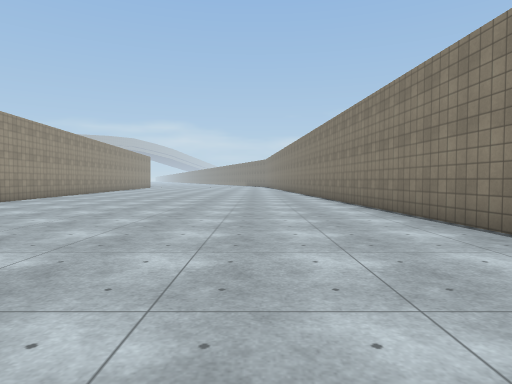
View 1 (above)

18 first-person views from a walk through a 3-D level made in the Unity game engine. The camera is 1.2 m above the floor, tilts 2° down and sees 75° across. The floor is counted in squares, 2 m on a side. Each view is taken from the middle of a square. On the plan, view 1 faces up. The plan holds only what a view shows up to about 10 squares ahead; the rest is blank. The place goes on beyond the plan. The player character is not drawn. Surface patterns are stand-ins for the level's own textures.

View 2
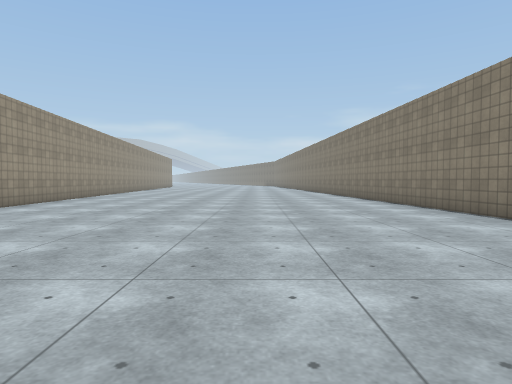

View 3
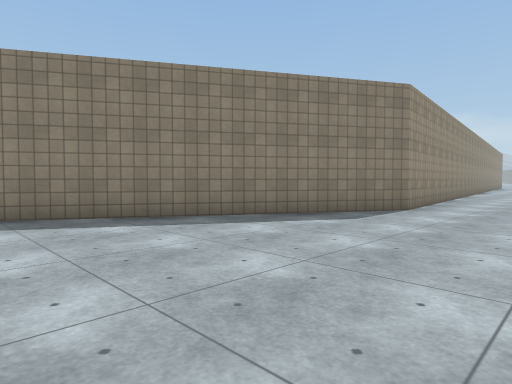

View 4
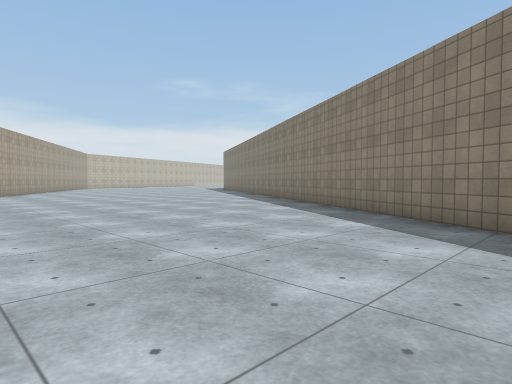

View 5
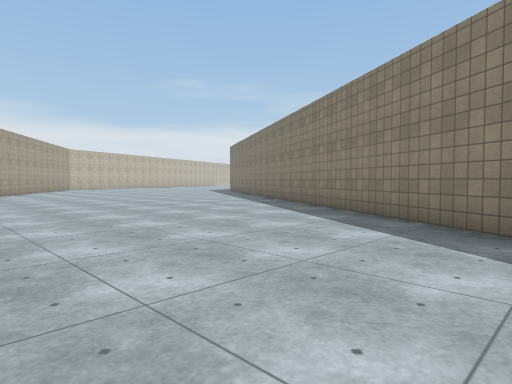

View 6
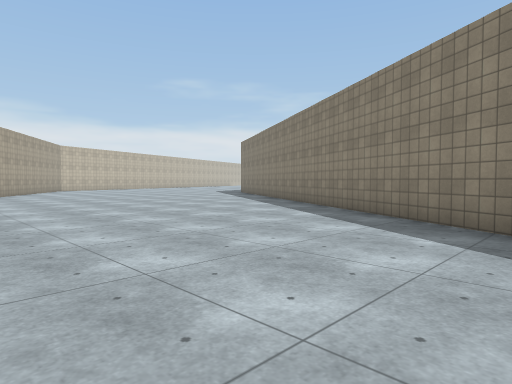

View 7
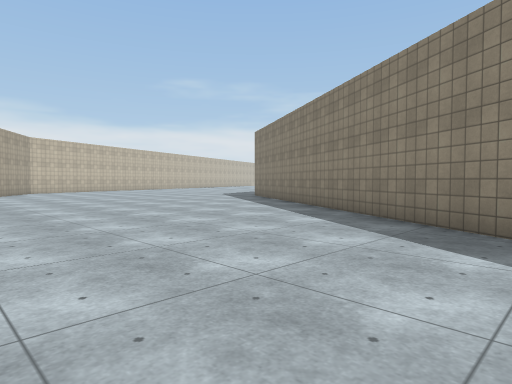

View 8
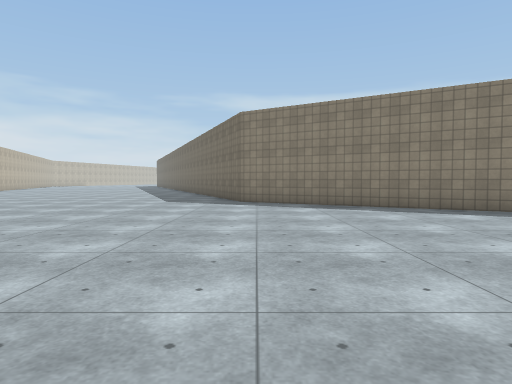

View 9
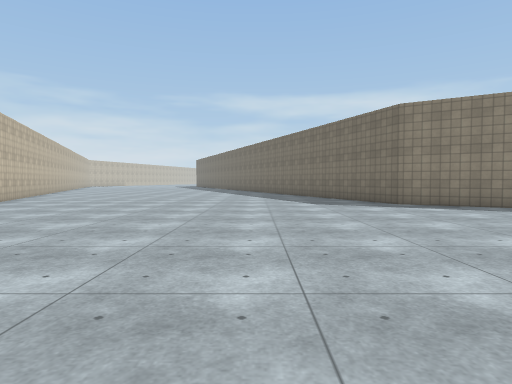

View 10
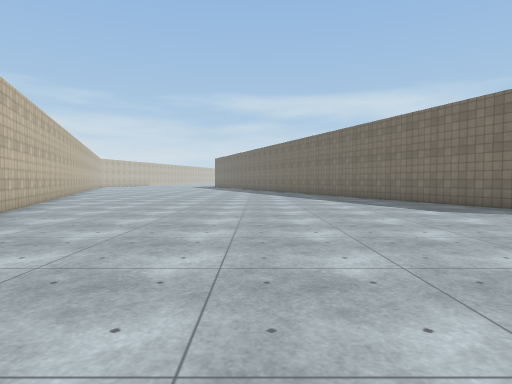

View 11
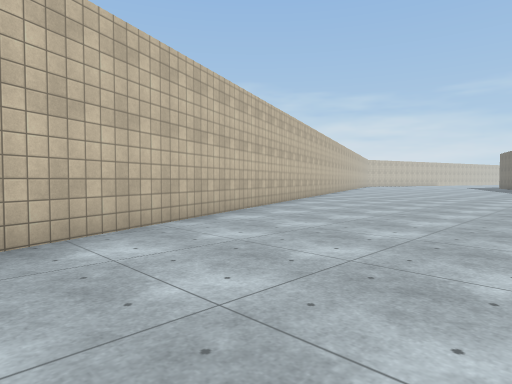

View 12
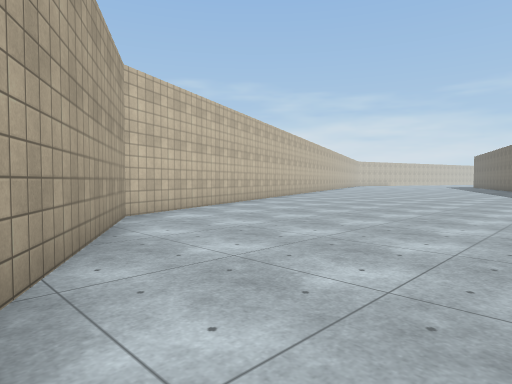

View 13
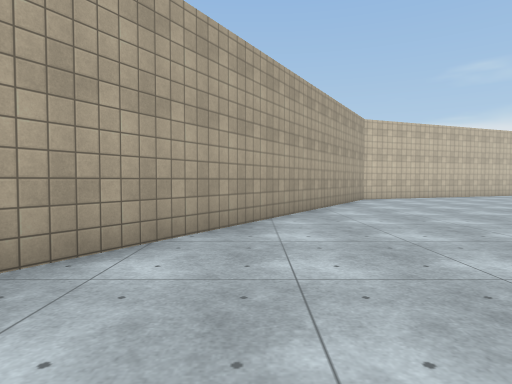

View 14
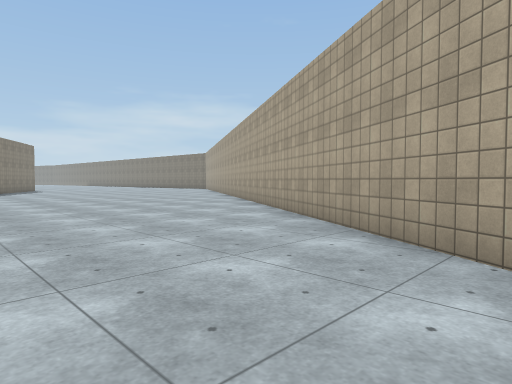

View 15
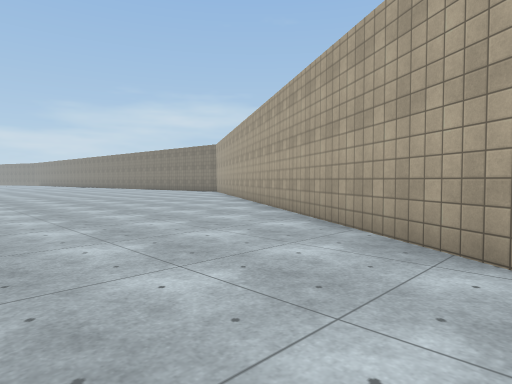

View 16
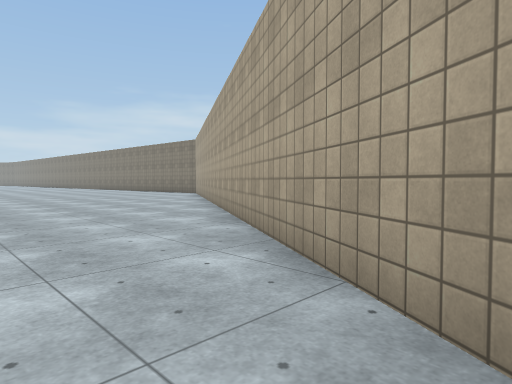

View 17
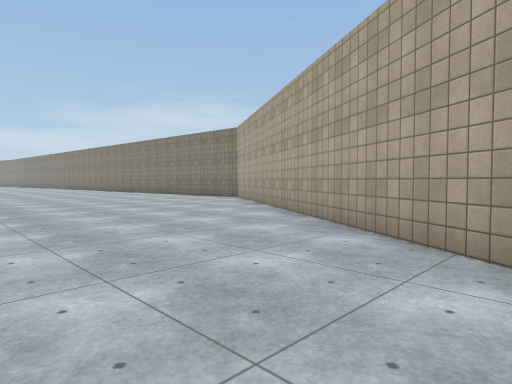

View 18
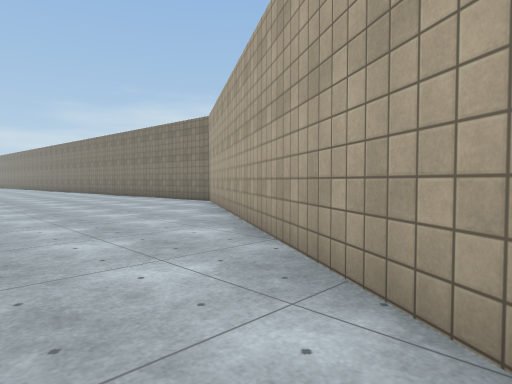

### Floor plan
Points are (right, up) in squares from view 1. A wall is a line through its corners. A room is listed if a view was taken in it or the views show most of it. See-through windows are left out.
Room 1 (views 1, 2, 3, 4, 5, 6, 7, 8, 9, 10, 11, 12, 13, 14, 15, 16, 17, 18)
walls: (-7.1, 10.1) (-6.6, 3.9) (-18.4, -16.4) (-22, -17.9); (-22, -28.1) (-12.4, -24.4) (3, 1) (2.4, 10.1)

Where each view was taken, in squares from view 1:
view 1: 0 up, 0 right, facing up
view 2: 3 down, 1 left, facing up
view 3: 3 down, 4 left, facing up-left
view 4: 1 up, 4 left, facing down-left
view 5: 2 down, 6 left, facing down-left
view 6: 4 down, 7 left, facing down-left
view 7: 7 down, 9 left, facing down-left
view 8: 16 down, 9 left, facing left
view 9: 20 down, 10 left, facing left
view 10: 22 down, 12 left, facing left
view 11: 21 down, 12 left, facing down-left
view 12: 19 down, 10 left, facing down-left
view 13: 14 down, 9 left, facing down
view 14: 18 down, 11 left, facing up-right
view 15: 13 down, 8 left, facing up-right
view 16: 12 down, 6 left, facing up-right
view 17: 8 down, 5 left, facing up-right
view 18: 7 down, 3 left, facing up-right
